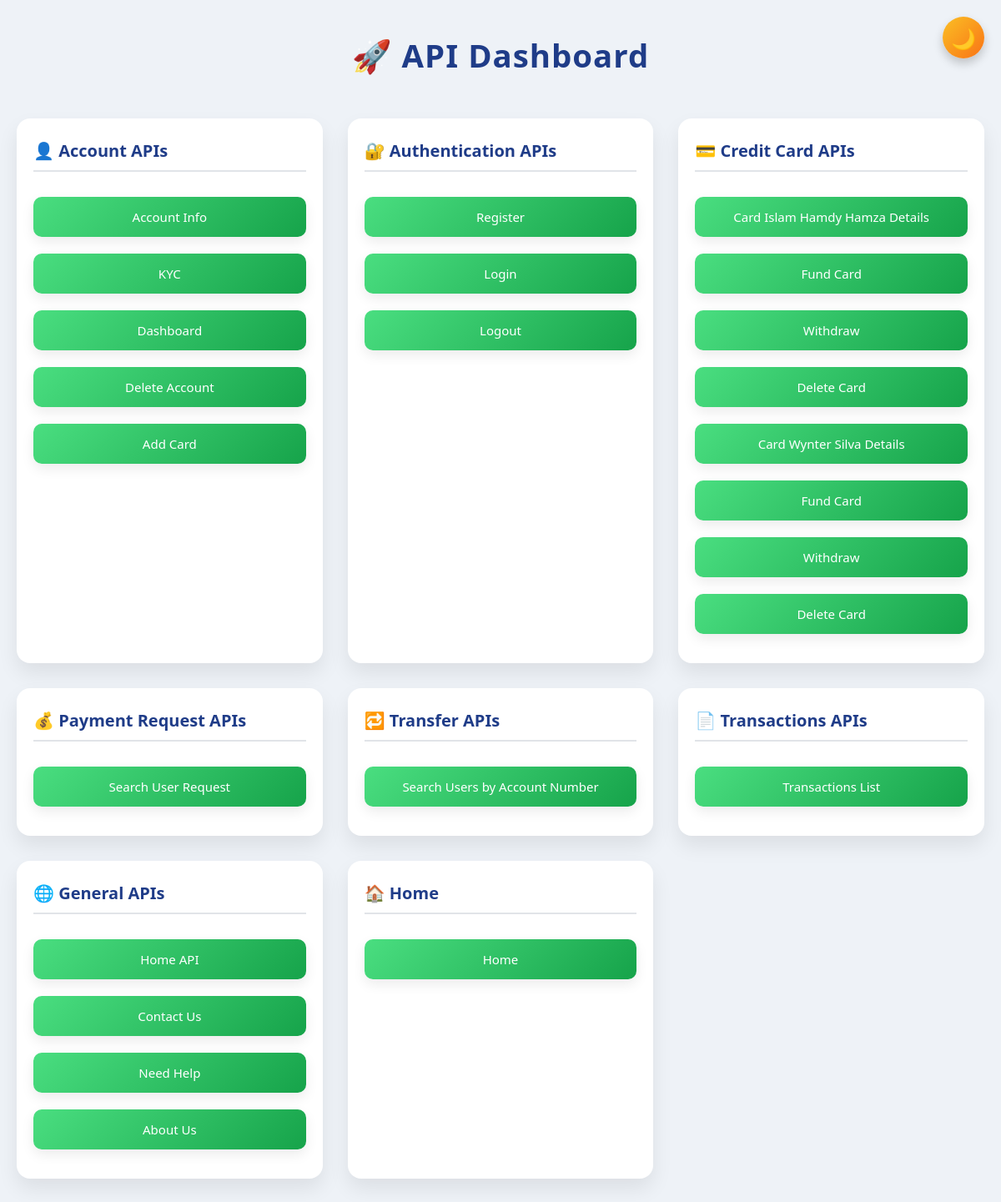
Before: /api-buttons/ (signed in) with the older database file.
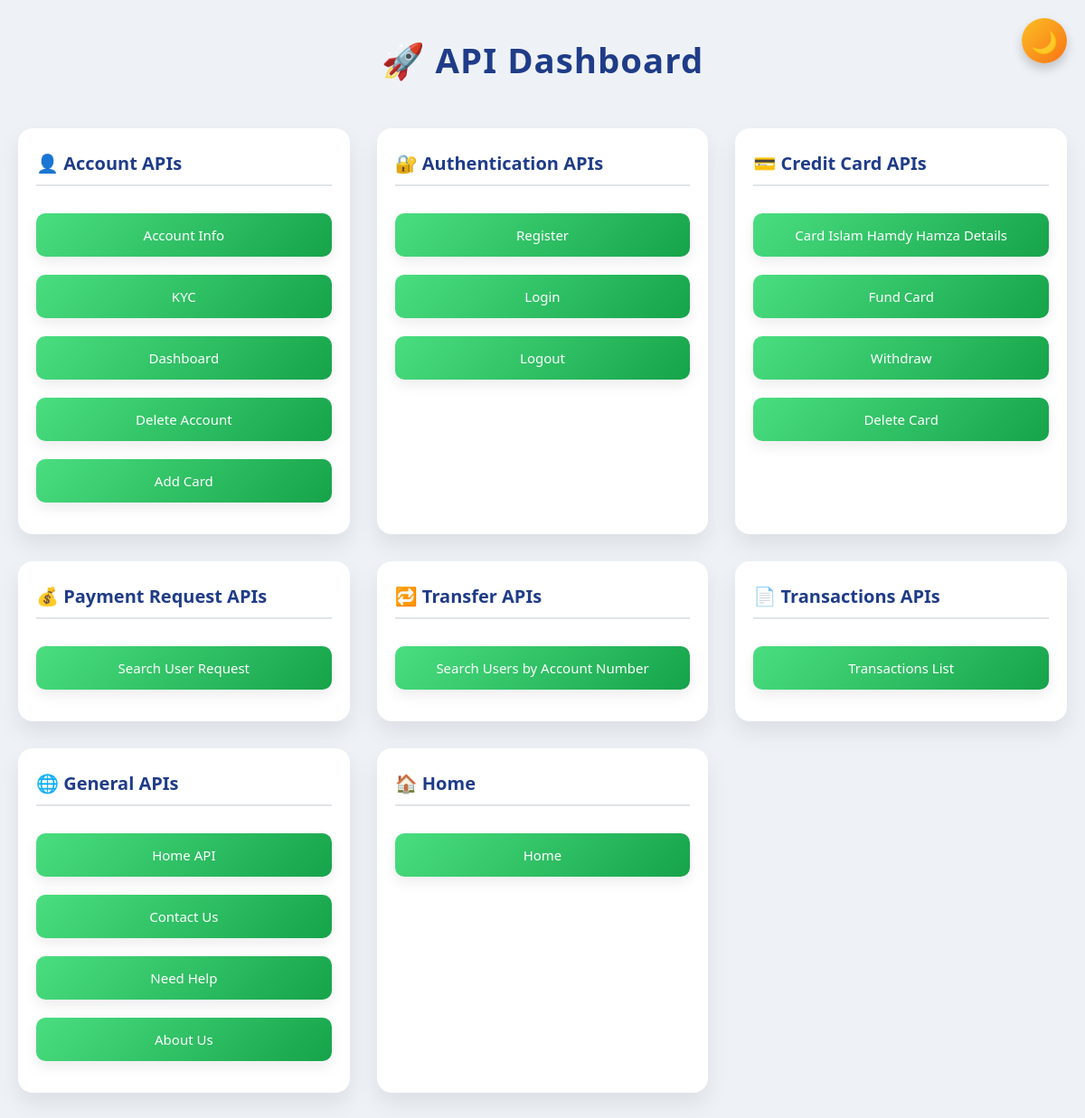
After: the same page with the newer database file.
### core/models.py (models this page shows, shortened)
class CreditCard(models.Model):
    user = models.ForeignKey(User, on_delete=models.CASCADE,verbose_name=_('user'))
    card_id = ShortUUIDField(_('card id'),unique=True, length=5, max_length=20, prefix="CARD", alphabet="1234567890")
    name = models.CharField(_('name'),max_length=100)
    number = models.IntegerField(_('number'))
    month = models.IntegerField(_('month'))
    year = models.IntegerField(_('year'))
    cvv = models.IntegerField(_('cvv'))
    amount = models.DecimalField(_('amount'),max_digits=12, decimal_places=2, default=0.00)
    card_type = models.CharField(_('card type'),choices=CARD_TYPE, max_length=20, default="Master")
    date = models.DateField(_('date'),auto_now_add=True)

### core/views.py (the view)
# urls.py: path('api-buttons/', api_buttons, name='api-buttons'),
def api_buttons(request):
    cards = CreditCard.objects.filter(user=request.user)
    return render(request, "core/api.html", {'cards': cards})

### core/company_contexet_processor.py (called while the page is built)
def get_company_data(request):
    data = Company.objects.last()
    return {'company_data': data }

### core/models.py (called while the page is built)
    @property
    def sender_full_name(self):
        try:
            return self.sender.kyc.full_name
        except:
            return "System"

    @property
    def sender_image_url(self):
        try:
            return self.sender.kyc.image.url
        except:
            return None

### core/templates/core/api.html (shortened to what this page needs)
<!DOCTYPE html>
<html lang="en">
<head>
</head>
<body>
<button class="toggle-btn" onclick="toggleMode()">
    <span>🌙</span>
</button>
<h1>🚀 API Dashboard</h1>
<div class="container">
    <div class="section">
        <h2>👤 Account APIs</h2>
        <button class="btn" onclick="go('{% url 'account:account-api' %}')">Account Info</button>
        <button class="btn" onclick="go('{% url 'account:kyc-api' %}')">KYC</button>
        <button class="btn" onclick="go('{% url 'account:dashboard-api' %}')">Dashboard</button>
        <button class="btn" onclick="go('{% url 'account:delete-account-api' %}')">Delete Account</button>
        <button class="btn" onclick="go('{% url 'account:add-card-api' %}')">Add Card</button>
    </div>
    <div class="section">
        <h2>🔐 Authentication APIs</h2>
        <button class="btn" onclick="go('{% url 'userauths:api-register' %}')">Register</button>
        <button class="btn" onclick="go('{% url 'userauths:api-login' %}')">Login</button>
        <button class="btn" onclick="go('{% url 'userauths:api-logout' %}')">Logout</button>
    </div>
    <div class="section">
        <h2>💳 Credit Card APIs</h2>
        {% for card in cards %}
            <button class="btn" onclick="go('{% url 'core:credit-card-detail-api' card.card_id %}')">Card {{ card.name }} Details</button>
            <button class="btn" onclick="go('{% url 'core:fund-credit-card-api' card.card_id %}')">Fund Card</button>
            <button class="btn" onclick="go('{% url 'core:withdraw-credit-card-api' card.card_id %}')">Withdraw</button>
            <button class="btn" onclick="go('{% url 'core:delete-credit-card-api' card.card_id %}')">Delete Card</button>
        {% endfor %}
    </div>
    <div class="section">
        <h2>💰 Payment Request APIs</h2>
        <button class="btn" onclick="go('{% url 'core:search-users-request-api' %}')">Search User Request</button>
    </div>
    <div class="section">
        <h2>🔁 Transfer APIs</h2>
        <button class="btn" onclick="go('{% url 'core:search-users-account-numbe-api' %}')">Search Users by Account Number</button>
    </div>
    <div class="section">
        <h2>📄 Transactions APIs</h2>
        <button class="btn" onclick="go('{% url 'core:transactions-api' %}')">Transactions List</button>
    </div>
    <div class="section">
        <h2>🌐 General APIs</h2>
        <button class="btn" onclick="go('{% url 'core:home-api' %}')">Home API</button>
        <button class="btn" onclick="go('{% url 'core:contact-us-api' %}')">Contact Us</button>
        <button class="btn" onclick="go('{% url 'core:need-help-api' %}')">Need Help</button>
        <button class="btn" onclick="go('{% url 'core:about-us-api' %}')">About Us</button>
    </div>
    <div class="section">
        <h2>🏠 Home </h2>
        <button class="btn" onclick="go('{% url 'core:home' %}')">Home</button>
    </div>
</div>
</body>
</html>

### core/templates/core/api.html (style rules this page uses)
:root { --bg-color: #eef2f7; --text-color: #333; --section-bg: #fff; --section-shadow: rgba(0,0,0,0.08); --btn-bg-start: #4ade80; --btn-bg-end: #16a34a; --btn-text: #fff; --heading-color: #1f3c88; --section-border: #e1e4e8; }
* { box-sizing: border-box; font-family: 'Segoe UI', Tahoma, Geneva, Verdana, sans-serif; margin: 0; padding: 0; transition: background 0.4s, color 0.4s, box-shadow 0.4s, transform 0.3s; }
body { background: var(--bg-color); color: var(--text-color); padding: 40px 20px; transition: background 0.4s, color 0.4s; }
h1 { text-align: center; color: var(--heading-color); font-size: 2.4rem; margin-bottom: 50px; letter-spacing: 1px; transition: color 0.4s; }
.toggle-btn { position: fixed; top: 20px; right: 20px; width: 50px; height: 50px; border: none; border-radius: 50%; cursor: pointer; background: linear-gradient(135deg, #fbbf24, #f97316); color: #fff; font-size: 1.5rem; display: flex; align-items: center; justify-content: center; box-shadow: 0 6px 12px rgba(0,0,0,0.2); z-index: 1000; transition: transform 0.3s, box-shadow 0.3s, background 0.4s, rotate 0.5s; }
.toggle-btn span { display: inline-block; transition: transform 0.5s ease, rotate 0.5s ease; }
.container { display: grid; grid-template-columns: repeat(auto-fit, minmax(280px, 1fr)); gap: 30px; }
.section { background: var(--section-bg); padding: 25px 20px; border-radius: 16px; box-shadow: 0 12px 25px var(--section-shadow); transition: all 0.4s; }
.section h2 { font-size: 20px; margin-bottom: 20px; color: var(--heading-color); border-bottom: 2px solid var(--section-border); padding-bottom: 10px; transition: color 0.4s, border-color 0.4s; }
.btn { width: 100%; padding: 14px 0; margin: 10px 0; border: none; border-radius: 10px; font-size: 15px; font-weight: 500; cursor: pointer; background: linear-gradient(135deg, var(--btn-bg-start), var(--btn-bg-end)); color: var(--btn-text); box-shadow: 0 6px 15px rgba(0,0,0,0.08); transition: all 0.4s ease; }

Changed rows visible on the page:
removed CreditCard: name "Wynter Silva"
